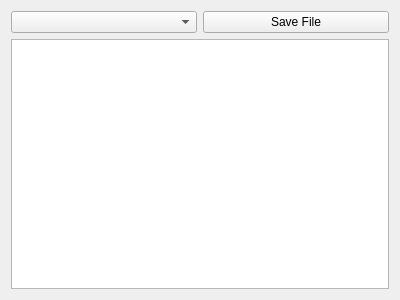
<?xml version="1.0" encoding="UTF-8"?>
<ui version="4.0">
 <class>DrugsDB::AfssapsTreeWidget</class>
 <widget class="QWidget" name="DrugsDB::AfssapsTreeWidget">
  <property name="geometry">
   <rect>
    <x>0</x>
    <y>0</y>
    <width>400</width>
    <height>300</height>
   </rect>
  </property>
  <property name="windowTitle">
   <string>Form</string>
  </property>
  <layout class="QGridLayout" name="gridLayout">
   <item row="0" column="0">
    <layout class="QHBoxLayout" name="horizontalLayout">
     <item>
      <widget class="QComboBox" name="comboBox">
       <item>
        <property name="text">
         <string/>
        </property>
       </item>
       <item>
        <property name="text">
         <string>Eric Maeker, MD (FR)</string>
        </property>
       </item>
       <item>
        <property name="text">
         <string>Jim Busser, MD (CA)</string>
        </property>
       </item>
      </widget>
     </item>
     <item>
      <widget class="QPushButton" name="save">
       <property name="text">
        <string>Save File</string>
       </property>
      </widget>
     </item>
    </layout>
   </item>
   <item row="1" column="0">
    <widget class="QTreeView" name="treeView"/>
   </item>
  </layout>
 </widget>
 <resources/>
 <connections/>
</ui>
